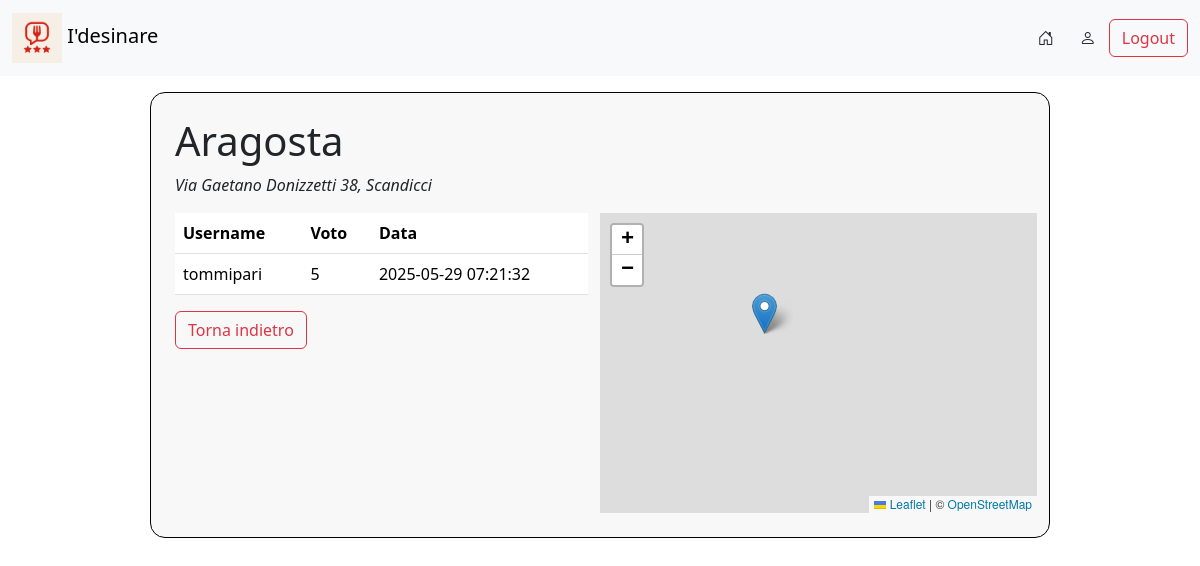
The app's page /inforistorante.php?ristorante=5 (signed in) with its own data.
### tables this page shows
CREATE TABLE `ristorante` (
  `id_ristorante` int(11) NOT NULL,
  `nome` varchar(255) NOT NULL,
  `indirizzo` varchar(255) NOT NULL,
  `citta` varchar(255) NOT NULL,
  `posizione` point NOT NULL
);

CREATE TABLE `recensione` (
  `id_recensione` int(11) NOT NULL,
  `voto` int(11) NOT NULL,
  `data` timestamp NOT NULL DEFAULT current_timestamp() ON UPDATE current_timestamp(),
  `id_utente` int(11) NOT NULL,
  `id_ristorante` int(11) NOT NULL
);

CREATE TABLE `utente` (
  `id_utente` int(11) NOT NULL,
  `username` varchar(255) NOT NULL,
  `password` varchar(64) NOT NULL,
  `nome` varchar(255) NOT NULL,
  `cognome` varchar(255) NOT NULL,
  `email` varchar(255) NOT NULL,
  `data_registrazione` timestamp NOT NULL DEFAULT current_timestamp() ON UPDATE current_timestamp(),
  `admin` tinyint(1) NOT NULL
);

### inforistorante.php (the view, shortened to what this page needs)
<?php
    include("./connection/connessione.php");
    $id_ristorante = $_GET["ristorante"];
    $ristorante = $conn->query("SELECT nome, indirizzo, citta, ST_X(posizione) as longitudine, ST_Y(posizione) as latitudine FROM ristorante WHERE id_ristorante = $id_ristorante")->fetch_assoc();
?>
<!DOCTYPE html>
<html lang="en">
<head>
    <link rel="stylesheet" href="./css/styles.css">
    <link href="https://cdn.jsdelivr.net/npm/bootstrap@5.3.3/dist/css/bootstrap.min.css" rel="stylesheet"
>
    <link rel="stylesheet" href="https://cdnjs.cloudflare.com/ajax/libs/font-awesome/6.5.0/css/all.min.css">
    <link rel="stylesheet" href="https://unpkg.com/leaflet@1.9.4/dist/leaflet.css"
/>
</head>
<body onload="impostaMarker(<?php echo $ristorante['latitudine']. ', '.$ristorante['longitudine']?>)">
    <div id="background">
        <?php include("./utilsPHP/navbar.php"); ?>
        <div class="mt-3 w-75 divBackground">
            <h1><?php echo $ristorante["nome"]; ?></h1>
            <p><i><?php echo $ristorante["indirizzo"]. ", ". $ristorante["citta"];?></i></p>
            <div class="row">
                <div class="col-12 col-sm-6">
                    <?php include("./utilsPHP/tabellaRecensioniRistorante.php"); ?>
                    <a href="./homepage.php"><button class="btn btn-outline-danger">Torna indietro</button></a>
                </div>
                <div id="map" class="col-sm-6"></div>
            </div>
        </div>
    </div>
</body>
</html>

### utilsPHP/tabellaRecensioniRistorante.php (shortened to what this page needs)
<table class="table mx-auto w-100">
    <?php
        if ($result = $conn->query("SELECT u.username, r.voto, r.data FROM recensione r JOIN utente u ON r.id_utente = u.id_utente JOIN ristorante rs ON rs.id_ristorante = r.id_ristorante WHERE rs.id_ristorante = '$id_ristorante'")) {
            if ($result->num_rows > 0) {
                foreach ($result->fetch_fields() as $column) {
                    echo "<th>".ucfirst($column->name)."</th>";
                }
                while($row = $result->fetch_assoc()) {
                    echo "<tr>";
                    echo "<td>".$row["username"]."</td>";
                    echo "<td>".$row["voto"]."</td>";
                    echo "<td>".$row["data"]."</td>";
                    echo "</tr>";
                }
            } else {
                echo "<p style='color:red'>Nessuna recensione effettuata!</p>";
            }
        } else {
            echo "<h1 style='color:red'>Errore nella query</h1>";
        }
    ?>
</table>

### css/styles.css (style rules this page uses)
#map { height: 25vw; }
body { background-image: url("../images/ristorante.png"); background-position: center; background-repeat: no-repeat; background-attachment: fixed; background-size: cover; }
.divBackground { border: solid black 1px; background-color: rgb(248, 248, 248); padding: 2%; margin: auto; border-radius: 15px; }

### records on screen
ristorante: nome "Aragosta", indirizzo "Via Gaetano Donizzetti 38", citta "Scandicci"
recensione: id_utente.username "tommipari", voto "5", data "2025-05-29 07:21:32"

### other values on screen
$column->name "Username"
$column->name "Voto"
$column->name "Data"
